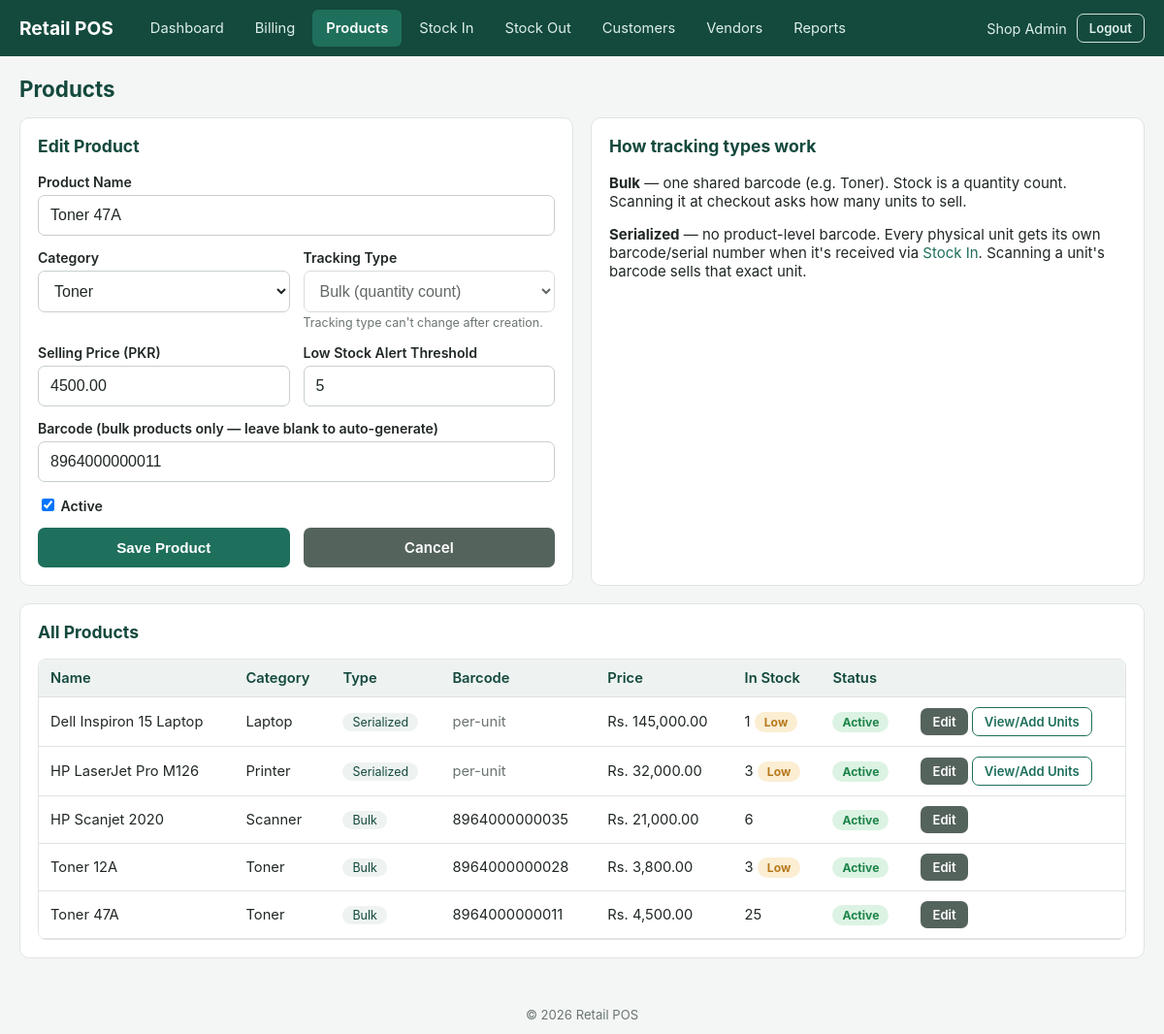
The app's page /products.php?edit=1 (signed in) with its own data.
### tables this page shows
CREATE TABLE products (
    id                  INT AUTO_INCREMENT PRIMARY KEY,
    name                VARCHAR(150) NOT NULL,
    category            VARCHAR(50) NOT NULL DEFAULT 'other',
    tracking_type       ENUM('bulk','serialized') NOT NULL,
    barcode             VARCHAR(64) NULL UNIQUE,
    unit_price          DECIMAL(12,2) NOT NULL DEFAULT 0,
    stock_qty           INT NOT NULL DEFAULT 0,
    low_stock_threshold INT NOT NULL DEFAULT 5,
    is_active           TINYINT(1) NOT NULL DEFAULT 1,
    created_at          TIMESTAMP NOT NULL DEFAULT CURRENT_TIMESTAMP,
    updated_at          TIMESTAMP NOT NULL DEFAULT CURRENT_TIMESTAMP ON UPDATE CURRENT_TIMESTAMP
);

### includes/functions.php (called while the page is built, shortened)
<?php
function money($amount): string
{
    return APP_CURRENCY_SYMBOL . ' ' . number_format((float) $amount, 2);
}
function h($str): string
{
    return htmlspecialchars((string) $str, ENT_QUOTES, 'UTF-8');
}

### products.php (the view, shortened to what this page needs)
<?php
require_once __DIR__ . '/includes/db.php';
require_once __DIR__ . '/includes/functions.php';
$editProduct = null;
if (!empty($_GET['edit'])) {
    $stmt = $pdo->prepare('SELECT * FROM products WHERE id = ?');
    $stmt->execute([(int) $_GET['edit']]);
    $editProduct = $stmt->fetch();
}
$products = $pdo->query("SELECT * FROM products ORDER BY is_active DESC, name ASC")->fetchAll();
$serialCounts = $pdo->query("SELECT product_id, COUNT(*) AS c FROM serial_numbers WHERE status='in_stock' GROUP BY product_id")
    ->fetchAll(PDO::FETCH_KEY_PAIR);
require __DIR__ . '/includes/header.php';
?>
<div class="grid grid-2">
  <div class="card">
    <h3><?= $editProduct ? 'Edit Product' : 'Add Product' ?></h3>
    <form method="post" action="product_save.php">
      <div class="form-group">
        <label>Product Name</label>
        <input type="text" name="name" required value="<?= h($editProduct['name'] ?? '') ?>">
      </div>
      <div class="form-row">
        <div class="form-group">
          <label>Category</label>
          <select name="category">
            <?php foreach (['toner', 'printer', 'laptop', 'scanner', 'other'] as $cat): ?>
              <option value="<?= $cat ?>" <?= (($editProduct['category'] ?? '') === $cat) ? 'selected' : '' ?>><?= ucfirst($cat) ?></option>
            <?php endforeach; ?>
          </select>
        </div>
        <div class="form-group">
          <label>Tracking Type</label>
          <select name="tracking_type" id="trackingType" <?= $editProduct ? 'disabled' : '' ?> required>
            <option value="bulk" <?= (($editProduct['tracking_type'] ?? '') === 'bulk') ? 'selected' : '' ?>>Bulk (quantity count)</option>
          </select>
          <?php if ($editProduct): ?>
            <small class="text-muted">Tracking type can't change after creation.</small>
          <?php endif; ?>
        </div>
      </div>
      <div class="form-row">
        <div class="form-group">
          <label>Selling Price (PKR)</label>
          <input type="number" step="0.01" min="0" name="unit_price" required value="<?= h($editProduct['unit_price'] ?? '') ?>">
        </div>
        <div class="form-group">
          <label>Low Stock Alert Threshold</label>
          <input type="number" min="0" name="low_stock_threshold" value="<?= h($editProduct['low_stock_threshold'] ?? 5) ?>">
        </div>
      </div>
      <div class="form-group" id="barcodeGroup">
        <label>Barcode (bulk products only &mdash; leave blank to auto-generate)</label>
        <input type="text" name="barcode" value="<?= h($editProduct['barcode'] ?? '') ?>" placeholder="Scan or type barcode">
      </div>
      <div class="form-group">
        <label><input type="checkbox" name="is_active" <?= (!$editProduct || $editProduct['is_active']) ? 'checked' : '' ?> style="width:auto;"> Active</label>
      </div>
      <div class="form-row">
        <button type="submit" class="btn">Save Product</button>
        <?php if ($editProduct): ?><a href="products.php" class="btn btn-secondary">Cancel</a><?php endif; ?>
      </div>
    </form>
  </div>
  <div class="card">
    <h3>How tracking types work</h3>
    <p><strong>Bulk</strong> &mdash; one shared barcode (e.g. Toner). Stock is a quantity count. Scanning it at checkout asks how many units to sell.</p>
    <p><strong>Serialized</strong> &mdash; no product-level barcode. Every physical unit gets its own barcode/serial number when it's received via <a href="stock_in.php">Stock In</a>. Scanning a unit's barcode sells that exact unit.</p>
  </div>
</div>
<div class="card">
  <h3>All Products</h3>
  <div class="table-wrap">
    <table>
      <thead>
        <tr><th>Name</th><th>Category</th><th>Type</th><th>Barcode</th><th>Price</th><th>In Stock</th><th>Status</th><th></th></tr>
      </thead>
      <tbody>
      <?php foreach ($products as $p): ?>
        <?php
          $stock = $p['tracking_type'] === 'bulk' ? (int) $p['stock_qty'] : (int) ($serialCounts[$p['id']] ?? 0);
          $low = $stock <= (int) $p['low_stock_threshold'];
        ?>
        <tr>
          <td><?= h($p['name']) ?></td>
          <td><?= h(ucfirst($p['category'])) ?></td>
          <td><span class="tag-pill"><?= $p['tracking_type'] === 'bulk' ? 'Bulk' : 'Serialized' ?></span></td>
          <td><?= $p['tracking_type'] === 'bulk' ? h($p['barcode']) : '<span class="text-muted">per-unit</span>' ?></td>
          <td><?= money($p['unit_price']) ?></td>
          <td><?= $stock ?> <?= $low ? '<span class="badge badge-warning">Low</span>' : '' ?></td>
          <td><?= $p['is_active'] ? '<span class="badge badge-success">Active</span>' : '<span class="badge">Inactive</span>' ?></td>
          <td>
            <a href="products.php?edit=<?= (int) $p['id'] ?>" class="btn btn-small btn-secondary">Edit</a>
            <?php if ($p['tracking_type'] === 'serialized'): ?>
              <a href="stock_in.php?product=<?= (int) $p['id'] ?>&type=serialized" class="btn btn-small btn-outline" style="color:var(--primary);border-color:var(--primary);">View/Add Units</a>
            <?php endif; ?>
          </td>
        </tr>
      <?php endforeach; ?>
      </tbody>
    </table>
  </div>
</div>
<?php require __DIR__ . '/includes/footer.php'; ?>

### assets/css/style.css (style rules this page uses)
:root { --primary: #1e6f5c; --primary-dark: #14493d; --accent: #e8a33d; --danger: #c0392b; --success: #1e8449; --warning: #b7791f; --bg: #f4f6f5; --card-bg: #ffffff; --border: #dfe4e2; --text: #202824; --text-muted: #6b7570; }
* { box-sizing: border-box; }
body { margin: 0; font-family: -apple-system, "Segoe UI", Roboto, Arial, sans-serif; background: var(--bg); color: var(--text); font-size: 15px; }
a { color: var(--primary); text-decoration: none; }
.card { background: var(--card-bg); border: 1px solid var(--border); border-radius: 10px; padding: 18px; margin-bottom: 18px; }
.card h2, .card h3 { margin-top: 0; color: var(--primary-dark); }
.grid { display: grid; gap: 18px; }
.grid-2 { grid-template-columns: 1fr 1fr; }
table { width: 100%; border-collapse: collapse; background: var(--card-bg); }
th, td { padding: 10px 12px; border-bottom: 1px solid var(--border); text-align: left; font-size: 0.92rem; }
th { background: #eef3f1; color: var(--primary-dark); font-weight: 600; }
.table-wrap { overflow-x: auto; border: 1px solid var(--border); border-radius: 8px; }
.table-wrap table { border: none; border-radius: 0; }
.form-group { margin-bottom: 14px; }
.form-group label { display: block; margin-bottom: 5px; font-weight: 600; font-size: 0.88rem; color: var(--text); }
input[type=text], input[type=number], input[type=password], input[type=date], input[type=tel], input[type=search], select, textarea { width: 100%; padding: 11px 12px; border: 1px solid #c7cfcb; border-radius: 7px; font-size: 1rem; background: #fff; color: var(--text); }
.form-row { display: flex; gap: 14px; flex-wrap: wrap; }
.form-row > * { flex: 1; min-width: 160px; }
.btn { display: inline-block; padding: 11px 18px; border-radius: 7px; border: none; background: var(--primary); color: #fff; font-size: 0.95rem; font-weight: 600; cursor: pointer; text-align: center; }
.btn-outline { background: transparent; border: 1px solid #cfe0da; color: #dcefe9; }
.btn-secondary { background: #55635d; }
.btn-small { padding: 6px 12px; font-size: 0.82rem; }
.badge { display: inline-block; padding: 3px 10px; border-radius: 20px; font-size: 0.76rem; font-weight: 700; background: #e4e9e7; color: #444; }
.badge-success { background: #dcf3e3; color: var(--success); }
.badge-warning { background: #fbeed3; color: var(--warning); }
.text-muted { color: var(--text-muted); }
.tag-pill { display: inline-block; background: #eef3f1; padding: 2px 10px; border-radius: 20px; font-size: 0.78rem; color: var(--primary-dark); }

### records on screen
products: name "Toner 47A", category "Toner", tracking_type "Bulk (quantity count)", unit_price "4500.00", low_stock_threshold "5", barcode "8964000000011", is_active "☑", unit_price "Rs. 4,500.00", stock_qty "25", shows "Active"
products: name "Dell Inspiron 15 Laptop", category "Laptop", shows "Serialized", shows "per-unit", unit_price "Rs. 145,000.00", stock "1", low_stock_threshold "Low", is_active "Active"
products: name "HP LaserJet Pro M126", category "Printer", shows "Serialized", shows "per-unit", unit_price "Rs. 32,000.00", stock "3", low_stock_threshold "Low", is_active "Active"
products: name "HP Scanjet 2020", category "Scanner", tracking_type "Bulk", barcode "8964000000035", unit_price "Rs. 21,000.00", stock_qty "6", is_active "Active"
products: name "Toner 12A", category "Toner", tracking_type "Bulk", barcode "8964000000028", unit_price "Rs. 3,800.00", stock_qty "3", is_active "Active"

### other values on screen
APP_NAME "Retail POS"
$label "Dashboard"
$label "Billing"
$label "Products"
$label "Stock In"
$label "Stock Out"
$label "Customers"
$label "Vendors"
$label "Reports"
current_user_name() "Shop Admin"
$pageTitle "Products"
